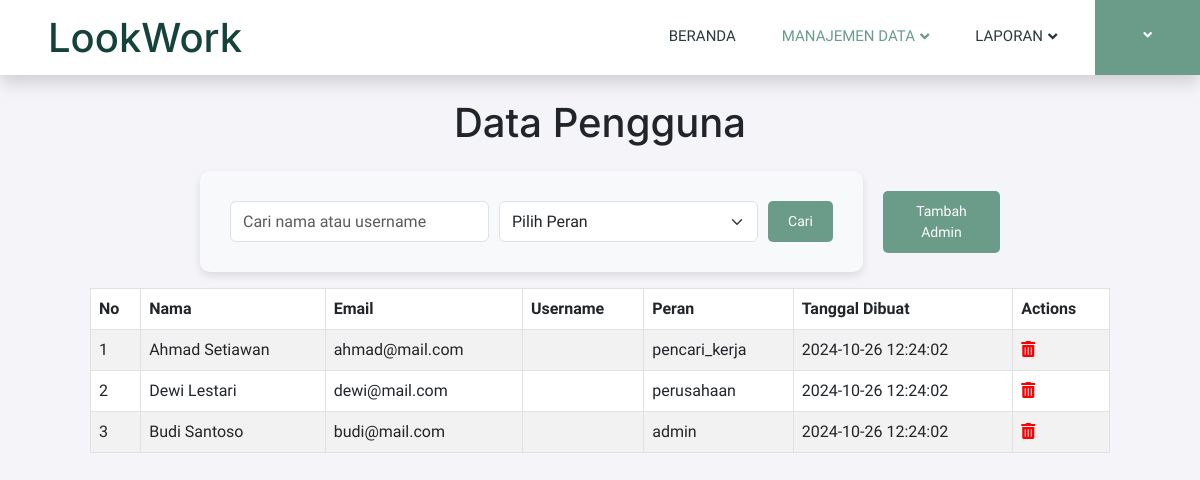
Page /admin/data-user.php on the committed database.
### tables this page shows
CREATE TABLE `pengguna` (
  `id_pengguna` int(11) NOT NULL,
  `nama` varchar(255) NOT NULL,
  `email` varchar(255) NOT NULL,
  `kata_sandi` varchar(255) NOT NULL,
  `peran` enum('pencari_kerja','perusahaan','admin') NOT NULL,
  `foto_profil` varchar(255) DEFAULT NULL,
  `tanggal_dibuat` timestamp NOT NULL DEFAULT current_timestamp(),
  `apikey` text NOT NULL,
  `reset_password_otp` text NOT NULL,
  `reset_password_created_at` timestamp NOT NULL DEFAULT current_timestamp(),
  `username` varchar(50) NOT NULL
);

### admin/data-user.php (the view, shortened to what this page needs)
<?php
include('db.php');
$search_query = '';
$sql = "SELECT id_pengguna, nama, email, username, peran, tanggal_dibuat FROM pengguna";
$stmt = $conn->prepare($sql);
$stmt->execute();
$result = $stmt->get_result();
?>
<!DOCTYPE html>
<html lang="en">
<head>
    <link href="https://cdnjs.cloudflare.com/ajax/libs/font-awesome/5.10.0/css/all.min.css" rel="stylesheet">
    <link href="https://cdn.jsdelivr.net/npm/bootstrap-icons@1.4.1/font/bootstrap-icons.css" rel="stylesheet">
    <link href="lib/animate/animate.min.css" rel="stylesheet">
    <link href="lib/owlcarousel/assets/owl.carousel.min.css" rel="stylesheet">
    <link href="css/bootstrap.min.css" rel="stylesheet">
    <link href="css/style.css" rel="stylesheet">
    <link href="https://cdn.jsdelivr.net/npm/bootstrap@5.3.0-alpha1/dist/css/bootstrap.min.css" rel="stylesheet">
</head>
<body>
    <nav class="navbar navbar-expand-lg bg-white navbar-light shadow sticky-top p-0">
        <a href="index.php" class="navbar-brand d-flex align-items-center text-center py-0 px-4 px-lg-5">
            <h1 class="m-0" style="color: #16423C;">LookWork</h1>
        </a>
        <div class="collapse navbar-collapse" id="navbarCollapse">
            <div class="navbar-nav ms-auto p-4 p-lg-0">
                <a href="index.php" class="nav-item nav-link">Beranda</a>
                <div class="nav-item dropdown">
                    <a href="#" class="nav-link active dropdown-toggle" data-bs-toggle="dropdown">Manajemen Data</a>
                </div>
                <div class="nav-item dropdown">
                    <a href="#" class="nav-link dropdown-toggle" data-bs-toggle="dropdown">Laporan</a>
                    </div>
                <div class="dropdown">
                    <a href="#" class="btn btn-primary rounded-0 py-4 px-lg-5 d-none d-lg-block dropdown-toggle" style="background-color: #6A9C89; border-color: #6A9C89;" data-bs-toggle="dropdown"></a>
                </div>
            </div>
        </div>
    </nav>
    <h1 class="text-center my-4">Data Pengguna</h1>
<div class="d-flex justify-content-between align-items-center mb-3" style="max-width: 800px; margin: 0 auto;">
    <form method="POST" action="" class="d-flex" style="gap: 10px; width: 100%;">
        <div class="input-group">
            <input type="text" class="form-control" name="search" id="searchInput" placeholder="Cari nama atau username" value="<?php echo htmlspecialchars($search_query); ?>">
        </div>
        <div class="input-group">
            <select class="form-select" name="peran" id="roleSelect">
                <option value="">Pilih Peran</option>
            </select>
        </div>
        <div>
            <button type="submit" class="btn btn-primary">Cari</button>
        </div>
    </form>
    <button class="btn btn-success ml-auto" data-bs-toggle="modal" data-bs-target="#addAdminModal" style="margin-left: 20px;">Tambah Admin</button>
</div>
    <table class="table table-striped table-bordered">
        <thead>
            <tr>
                <th>No</th>
                <th>Nama</th>
                <th>Email</th>
                <th>Username</th>
                <th>Peran</th>
                <th>Tanggal Dibuat</th>
                <th>Actions</th>
            </tr>
        </thead>
        <tbody>
    <?php
    $no = 1;
    while ($row = $result->fetch_assoc()) {
        echo "<tr>";
        echo "<td>" . $no++ . "</td>";
        echo "<td>" . htmlspecialchars($row['nama']) . "</td>";
        echo "<td>" . htmlspecialchars($row['email']) . "</td>";
        echo "<td>" . htmlspecialchars($row['username']) . "</td>";
        echo "<td>" . htmlspecialchars($row['peran']) . "</td>";
        echo "<td>" . htmlspecialchars($row['tanggal_dibuat']) . "</td>";
        echo "<td>
            <a href='?delete_id=" . $row['id_pengguna'] . "'  style='color: red;'>
                <i class='fas fa-trash-alt'></i>
            </a>
        </td>";
        echo "</tr>";
    }
    ?>
</tbody>
</body>
</html>

### admin/css/style.css (style rules this page uses)
:root { --primary: #6A9C89; --secondary: #2B9BFF; --light: #EFFDF5; --dark: #2B3940; }
.btn { font-family: 'Inter', sans-serif; font-weight: 600; transition: .5s; }
.btn.btn-primary, .btn.btn-secondary { color: #FFFFFF; }
.navbar { width: 100%; padding: 0; position: sticky; top: 0; z-index: 1030; }
.navbar .dropdown-toggle::after { border: none; content: "\f107"; font-family: "Font Awesome 5 Free"; font-weight: 900; vertical-align: middle; margin-left: 5px; transition: .5s; }
.navbar-dark .navbar-nav .nav-link, .navbar-light .navbar-nav .nav-link { margin-right: 30px; padding: 25px 0; color: #FFFFFF; font-size: 15px; text-transform: uppercase; outline: none; }
.navbar-dark .navbar-nav .nav-link:hover, .navbar-dark .navbar-nav .nav-link.active, .navbar-light .navbar-nav .nav-link:hover, .navbar-light .navbar-nav .nav-link.active { color: var(--primary); }
.navbar-light .navbar-brand, .navbar-light a.btn { height: 75px; }
.navbar-light .navbar-nav .nav-link { color: var(--dark); font-weight: 500; }
.navbar-light.sticky-top { top: -100px; }
.navbar-collapse { width: 100%; padding: 0; }
.navbar .btn { margin-left: auto; margin-right: 0; padding-right: 20px; }
.table th { background-color: #6A9C89; color: white; }
.table tr:nth-child(even) { background-color: #f4f4f4; }
.table tr:nth-child(odd) { background-color: #ffffff; }
.table td { color: #393e44; }
form { background-color: #f8f9fa; border-radius: 10px; padding: 30px; box-shadow: 0 4px 8px rgba(0, 0, 0, 0.1); }

### admin/data-user.php (style rules this page uses)
body { font-family: 'Heebo', sans-serif; background-color: #f4f4f9; }
.table { width: 90%; margin: 0 auto; }
@media (max-width: 1200px) { .table { width: 85%; } }
.btn { background-color: #6A9C89; border: none; color: white; border-radius: 5px; padding: 10px 20px; font-size: 14px; cursor: pointer; }

### rows in the picture
pengguna: nama "Ahmad Setiawan", email "ahmad@mail.com", peran "pencari_kerja", tanggal_dibuat "2024-10-26 12:24:02"
pengguna: nama "Dewi Lestari", email "dewi@mail.com", peran "perusahaan", tanggal_dibuat "2024-10-26 12:24:02"
pengguna: nama "Budi Santoso", email "budi@mail.com", peran "admin", tanggal_dibuat "2024-10-26 12:24:02"
